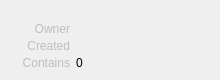
<?xml version="1.0" encoding="UTF-8"?>
<ui version="4.0">
 <class>Form</class>
 <widget class="QWidget" name="Form">
  <property name="geometry">
   <rect>
    <x>0</x>
    <y>0</y>
    <width>220</width>
    <height>80</height>
   </rect>
  </property>
  <property name="minimumSize">
   <size>
    <width>0</width>
    <height>80</height>
   </size>
  </property>
  <property name="maximumSize">
   <size>
    <width>220</width>
    <height>80</height>
   </size>
  </property>
  <property name="windowTitle">
   <string>Form</string>
  </property>
  <property name="styleSheet">
   <string notr="true"/>
  </property>
  <layout class="QVBoxLayout" name="verticalLayout">
   <property name="spacing">
    <number>3</number>
   </property>
   <property name="leftMargin">
    <number>5</number>
   </property>
   <property name="topMargin">
    <number>5</number>
   </property>
   <property name="rightMargin">
    <number>5</number>
   </property>
   <property name="bottomMargin">
    <number>0</number>
   </property>
   <item>
    <layout class="QHBoxLayout" name="horizontalLayout_4">
     <property name="topMargin">
      <number>0</number>
     </property>
     <item>
      <widget class="QLabel" name="label_4">
       <property name="minimumSize">
        <size>
         <width>13</width>
         <height>13</height>
        </size>
       </property>
       <property name="maximumSize">
        <size>
         <width>13</width>
         <height>13</height>
        </size>
       </property>
       <property name="text">
        <string/>
       </property>
       <property name="pixmap">
        <pixmap>../icons/pose.png</pixmap>
       </property>
       <property name="scaledContents">
        <bool>true</bool>
       </property>
      </widget>
     </item>
     <item>
      <widget class="QLabel" name="name">
       <property name="font">
        <font>
         <pointsize>9</pointsize>
         <weight>75</weight>
         <bold>true</bold>
        </font>
       </property>
       <property name="text">
        <string/>
       </property>
      </widget>
     </item>
    </layout>
   </item>
   <item>
    <layout class="QHBoxLayout" name="horizontalLayout_9">
     <property name="spacing">
      <number>6</number>
     </property>
     <property name="topMargin">
      <number>0</number>
     </property>
     <item>
      <widget class="QLabel" name="label_13">
       <property name="enabled">
        <bool>false</bool>
       </property>
       <property name="sizePolicy">
        <sizepolicy hsizetype="Fixed" vsizetype="Expanding">
         <horstretch>0</horstretch>
         <verstretch>0</verstretch>
        </sizepolicy>
       </property>
       <property name="minimumSize">
        <size>
         <width>65</width>
         <height>0</height>
        </size>
       </property>
       <property name="maximumSize">
        <size>
         <width>65</width>
         <height>500</height>
        </size>
       </property>
       <property name="text">
        <string>Owner</string>
       </property>
       <property name="alignment">
        <set>Qt::AlignRight|Qt::AlignTop|Qt::AlignTrailing</set>
       </property>
      </widget>
     </item>
     <item>
      <widget class="QLabel" name="owner">
       <property name="enabled">
        <bool>true</bool>
       </property>
       <property name="sizePolicy">
        <sizepolicy hsizetype="Expanding" vsizetype="Expanding">
         <horstretch>0</horstretch>
         <verstretch>0</verstretch>
        </sizepolicy>
       </property>
       <property name="minimumSize">
        <size>
         <width>0</width>
         <height>0</height>
        </size>
       </property>
       <property name="maximumSize">
        <size>
         <width>16777215</width>
         <height>16777215</height>
        </size>
       </property>
       <property name="styleSheet">
        <string notr="true"/>
       </property>
       <property name="text">
        <string/>
       </property>
       <property name="alignment">
        <set>Qt::AlignLeading|Qt::AlignLeft|Qt::AlignTop</set>
       </property>
       <property name="wordWrap">
        <bool>true</bool>
       </property>
      </widget>
     </item>
    </layout>
   </item>
   <item>
    <layout class="QHBoxLayout" name="horizontalLayout_11">
     <property name="spacing">
      <number>6</number>
     </property>
     <property name="topMargin">
      <number>0</number>
     </property>
     <item>
      <widget class="QLabel" name="label_14">
       <property name="enabled">
        <bool>false</bool>
       </property>
       <property name="sizePolicy">
        <sizepolicy hsizetype="Fixed" vsizetype="Expanding">
         <horstretch>0</horstretch>
         <verstretch>0</verstretch>
        </sizepolicy>
       </property>
       <property name="minimumSize">
        <size>
         <width>65</width>
         <height>0</height>
        </size>
       </property>
       <property name="maximumSize">
        <size>
         <width>65</width>
         <height>500</height>
        </size>
       </property>
       <property name="text">
        <string>Created</string>
       </property>
       <property name="alignment">
        <set>Qt::AlignRight|Qt::AlignTop|Qt::AlignTrailing</set>
       </property>
      </widget>
     </item>
     <item>
      <widget class="QLabel" name="created">
       <property name="enabled">
        <bool>true</bool>
       </property>
       <property name="sizePolicy">
        <sizepolicy hsizetype="Expanding" vsizetype="Expanding">
         <horstretch>0</horstretch>
         <verstretch>0</verstretch>
        </sizepolicy>
       </property>
       <property name="minimumSize">
        <size>
         <width>0</width>
         <height>0</height>
        </size>
       </property>
       <property name="maximumSize">
        <size>
         <width>16777215</width>
         <height>16777215</height>
        </size>
       </property>
       <property name="styleSheet">
        <string notr="true"/>
       </property>
       <property name="text">
        <string/>
       </property>
       <property name="alignment">
        <set>Qt::AlignLeading|Qt::AlignLeft|Qt::AlignTop</set>
       </property>
       <property name="wordWrap">
        <bool>true</bool>
       </property>
      </widget>
     </item>
    </layout>
   </item>
   <item>
    <layout class="QHBoxLayout" name="horizontalLayout_32">
     <property name="spacing">
      <number>6</number>
     </property>
     <property name="topMargin">
      <number>0</number>
     </property>
     <item>
      <widget class="QLabel" name="scene_dur_end_label_3">
       <property name="enabled">
        <bool>false</bool>
       </property>
       <property name="minimumSize">
        <size>
         <width>65</width>
         <height>0</height>
        </size>
       </property>
       <property name="maximumSize">
        <size>
         <width>60</width>
         <height>16777215</height>
        </size>
       </property>
       <property name="text">
        <string>Contains</string>
       </property>
       <property name="alignment">
        <set>Qt::AlignRight|Qt::AlignTop|Qt::AlignTrailing</set>
       </property>
      </widget>
     </item>
     <item>
      <widget class="QLabel" name="contains">
       <property name="enabled">
        <bool>true</bool>
       </property>
       <property name="text">
        <string>0</string>
       </property>
       <property name="alignment">
        <set>Qt::AlignLeading|Qt::AlignLeft|Qt::AlignTop</set>
       </property>
      </widget>
     </item>
    </layout>
   </item>
   <item>
    <spacer name="verticalSpacer">
     <property name="orientation">
      <enum>Qt::Vertical</enum>
     </property>
     <property name="sizeHint" stdset="0">
      <size>
       <width>20</width>
       <height>40</height>
      </size>
     </property>
    </spacer>
   </item>
  </layout>
  <zorder></zorder>
  <zorder></zorder>
  <zorder>verticalSpacer</zorder>
  <zorder></zorder>
 </widget>
 <resources/>
 <connections/>
 <slots>
  <slot>apply()</slot>
  <slot>edit()</slot>
  <slot>showControls()</slot>
 </slots>
</ui>
